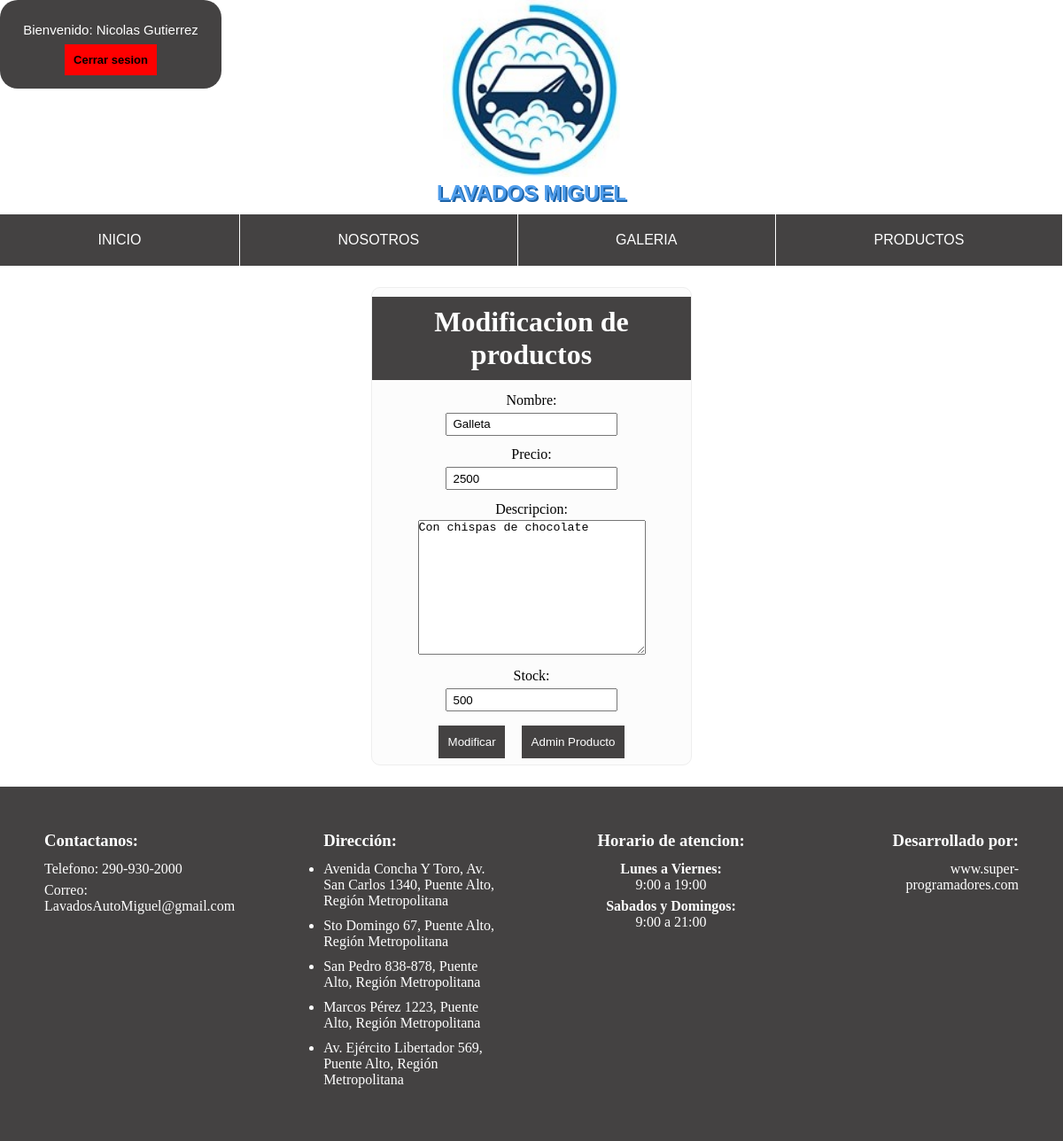
Page /buscar_producto/Galleta/ (signed in) on the committed database.
### Aplicacion/models.py (models this page shows, shortened)
class Productos(models.Model):
    nombre = models.CharField(max_length=120,primary_key=True)
    precio = models.IntegerField()
    descripcion = models.TextField()
    stock = models.IntegerField()

### Aplicacion/views.py (the view)
# urls.py: path('buscar_producto/<id>/', busqueda_mod, name='BUSCARP'),
@login_required(login_url='/login/')
@permission_required('Aplicacion.view_productos', login_url='/login/')
def busqueda_mod(request, id):
    try:
        producto = Productos.objects.get(nombre=id)
        return render(request,'web/productos_actualizar.html',{'producto':producto})
    except:
        msg='Producto NO Encontrado'
    productos = Productos.objects.all()
    return render(request,'web/admin_productos.html',{'lista_productos':productos, 'msg':msg})

### Aplicacion/templates/web/productos_actualizar.html (shortened to what this page needs)
{% extends "web/plantilla.html" %} {% load static %} {% block titulo %} Registro de productos {% endblock titulo %} {% block estilos %}
<link rel="stylesheet" href="{% static 'css/estilo_formulario.css' %}"> {% endblock estilos %} {% block contenido %}
<form action="{% url 'MODIFICARP' %}" method="POST" class="formulario-registro" onsubmit="">
    <h1 class="formulario-titulo">Modificacion de productos</h1>
    <div class="contenido">
        <div class="dato">
            <p>Nombre:</p>
            <input type="text" id="txtNombre" name="txtNombre" minlength="3" maxlength="120"  value="{{producto.nombre}}" required>
        </div>
        <div class="dato">
            <p>Precio:</p>
            <input type="number" id="txtPrecio" name="txtPrecio" placeholder="" min="1" value="{{producto.precio}}" required>
        </div>
        <div class="dato">
            <p>Descripcion:</p>
            <textarea name="txtDescripcion" id="txtDescripcion" cols="30" rows="10" minlength="3" maxlength="200" placeholder="Opcional">{{producto.descripcion}}</textarea>
        </div>
        <div class="dato">
            <p>Stock:</p>
            <input type="number" name="txtStock" id="txtStock" name="txtStock" value="{{producto.stock}}" required>
        </div>
        <input type="submit" value="Modificar" class="btn">
        <input type="button" onclick="ir()" value="Admin Producto" class="btn">
    </div>
</form>
{% endblock contenido %}

### Aplicacion/templates/web/plantilla.html (shortened to what this page needs)
<!DOCTYPE html>
<html lang="es">
{% load static %}
<head>
    {% block estilos %} {% endblock estilos %}
    <link rel="stylesheet" href="{% static 'css/header_navbar_footer.css' %}">
</head>
<body>
    <div class="header">
        {% if user.is_authenticated %}
        <div class="Bienvenido">
            <p>Bienvenido: {{user.first_name}} {{user.last_name}}</p>
            <button onclick="cerrarSesion()" class="Boton-rojo">Cerrar sesion</button>
        </div>
        {% endif %}
        <img src="{% static 'img/LogoReal.jpg' %}" alt="">
        <h2>LAVADOS MIGUEL</h2>
    </div>
    <div class="navbar">
        <nav class="menu">
            <ul>
                <li><a href="{% url 'INIC' %}">INICIO</a> </li>
                <li><a href="{% url 'NOSO' %}">NOSOTROS</a> </li>
                <li><a href="{% url 'GALE' %}">GALERIA</a> </li>
                {% if user.is_authenticated %}
                <li><a href="{% url 'PROD' %}">PRODUCTOS</a> </li>
                {% else %}
                <li><a href="{% url 'FORM' %}">REGISTRARSE</a> </li>
                <li><a href="{% url 'LOGI' %}">INICIAR SESION</a> </li>
                {% endif %}
            </ul>
        </nav>
    </div>
    {% block contenido %} {% endblock contenido %}
    <div class="footer ">
        <div class="contactos ">
            <h3>Contactanos:</h3>
            <p>Telefono: 290-930-2000</p>
            <p>Correo: LavadosAutoMiguel@gmail.com</p>
        </div>
        <div class="direccion ">
            <h3>Dirección:</h3>
            <ul>
                <li>Avenida Concha Y Toro, Av. San Carlos 1340, Puente Alto, Región Metropolitana</li>
                <li>Sto Domingo 67, Puente Alto, Región Metropolitana</li>
                <li>San Pedro 838-878, Puente Alto, Región Metropolitana</li>
                <li>Marcos Pérez 1223, Puente Alto, Región Metropolitana</li>
                <li>Av. Ejército Libertador 569, Puente Alto, Región Metropolitana</li>
            </ul>
        </div>
        <div class="horario ">
            <h3>Horario de atencion:</h3>
            <h4>Lunes a Viernes:</h4>
            <p>9:00 a 19:00</p>
            <h4>Sabados y Domingos:</h4>
            <p>9:00 a 21:00</p>
        </div>
        <div class="desarrollador ">
            <h3>Desarrollado por:</h3>
            <p><a href=" ">www.super-programadores.com</a></p>
        </div>
    </div>
</body>
</html>

### Aplicacion/static/css/estilo_formulario.css (style rules this page uses)
* { margin: 0; padding: 0; }
.formulario-registro h1 { background-color: rgb(68, 66, 66); color: white; padding: 10px; margin-bottom: 10px; }
.formulario-registro { text-align: center; margin: auto; margin-top: 2%; margin-bottom: 2%; border-radius: 10px; border: 1px solid #eee; background-color: #fafafaa8; }
.formulario-registro p { padding-bottom: 1%; }
.formulario-registro .dato { margin: 1%; padding: 1%; }
.formulario-registro input { margin: 0.5%; padding: 1%; padding-left: 2%; padding-right: 2%; }
.formulario-registro .btn { margin: 2%; padding: 3%; background-color: rgb(68, 66, 66); color: white; border: none; }
@media screen and (min-width:780px) and (max-width:2000px) { .formulario-registro { width: 30%; height: 80%; } }
@media screen and (min-width:780px) and (max-width:2000px) { h1 { margin-top: 10px; padding: 20px; text-align: center; background-color: rgb(68, 66, 66); color: white; } }

### Aplicacion/static/css/header_navbar_footer.css (style rules this page uses)
.header { margin: auto; text-align: center; padding-bottom: 10px; color: #4f9deb; font-family: Arial, Helvetica, sans-serif; text-shadow: 2px 2px #1d63a8; }
.header img { height: 200px; width: 200px; }
.navbar { width: 100%; background-color: rgb(68, 66, 66); font-family: Impact, Haettenschweiler, 'Arial Narrow Bold', sans-serif; }
.menu ul { margin: 0; list-style: none; padding: 0; display: flex; }
.menu li { text-align: center; flex-grow: 1; border-right: 1px solid white; }
.menu li a { display: block; padding: 20px; color: white; text-decoration: none; }
@media screen and (min-width:780px) and (max-width:2000px) { .header .Bienvenido { position: absolute; height: 100px; width: 250px; border-radius: 20px; background-color: rgb(68, 66, 66); } }
@media screen and (min-width:780px) and (max-width:2000px) { .Bienvenido p { font-size: 15px; padding-top: 25px; color: white; text-shadow: none; } }
@media screen and (min-width:780px) and (max-width:2000px) { .Boton-rojo { font-weight: bold; font-size: 13px; background-color: red; border: none; margin: 8px; padding: 10px; } }
@media screen and (min-width:780px) and (max-width:2000px) { .footer { display: flex; } }
@media screen and (min-width:780px) and (max-width:2000px) { .footer h3 { padding-bottom: 12px; } }
@media screen and (min-width:780px) and (max-width:2000px) { .footer p { padding-bottom: 6px; } }
@media screen and (min-width:780px) and (max-width:2000px) { .footer li { padding-bottom: 10px; } }
@media screen and (min-width:780px) and (max-width:2000px) { .contactos { flex: 25%; padding: 50px; background-color: rgb(68, 66, 66); color: white; } }
@media screen and (min-width:780px) and (max-width:2000px) { .direccion { flex: 25%; padding: 50px; background-color: rgb(68, 66, 66); color: white; } }
@media screen and (min-width:780px) and (max-width:2000px) { .horario { text-align: center; flex: 25%; padding: 50px; background-color: rgb(68, 66, 66); color: white; } }
@media screen and (min-width:780px) and (max-width:2000px) { .desarrollador { text-align: right; flex: 25%; padding: 50px; background-color: rgb(68, 66, 66); color: white; } }
@media screen and (min-width:780px) and (max-width:2000px) { .desarrollador a { text-decoration: none; color: white; } }

### rows in the picture
Productos: txtNombre "Galleta", txtPrecio "2500", txtDescripcion "Con chispas de chocolate", txtStock "500"

### other values in the picture
{{ user.first_name }} "Nicolas"
{{ user.last_name }} "Gutierrez"
